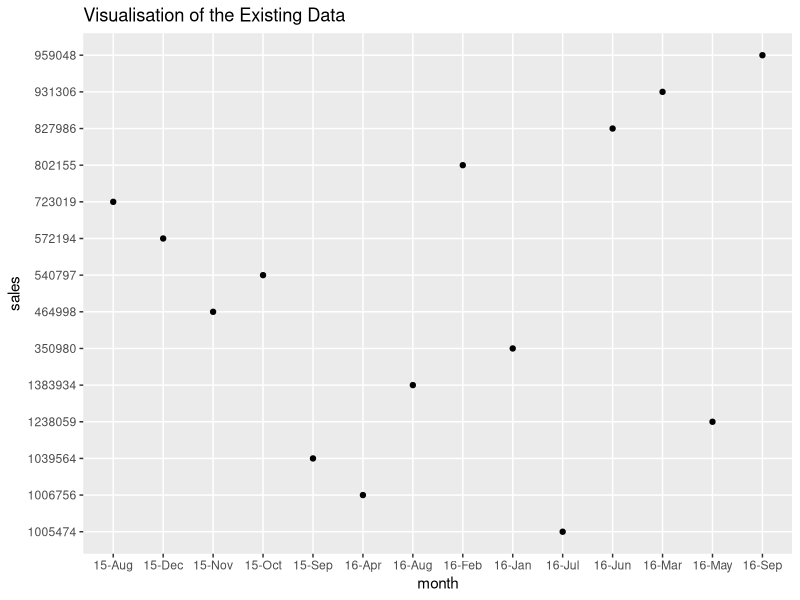
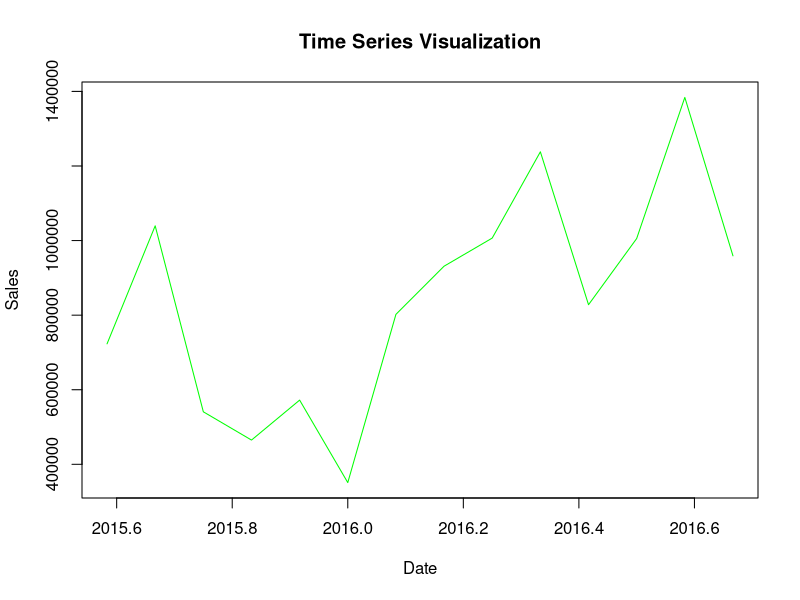
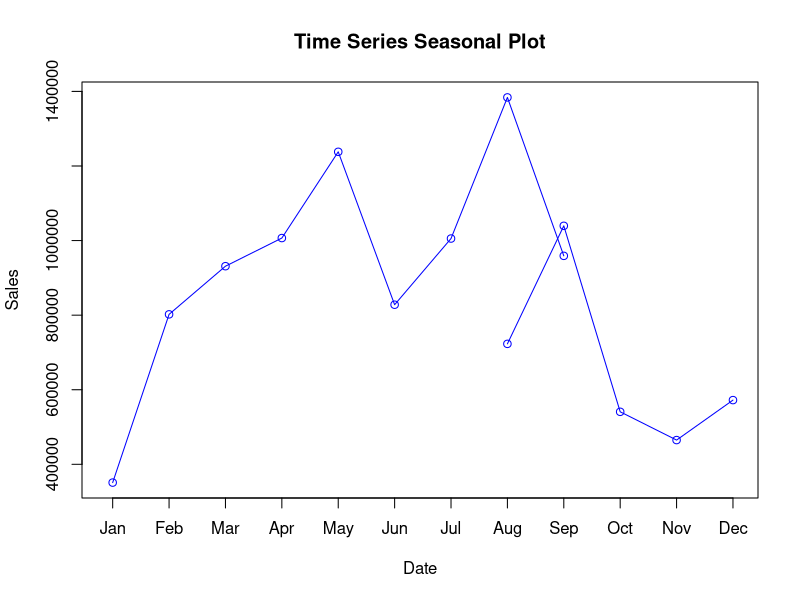
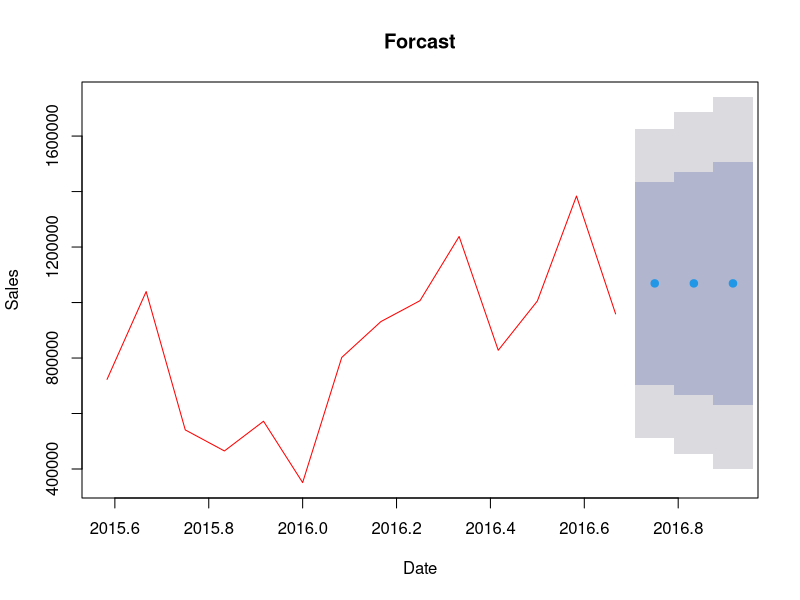

Reproduce these figures in R, in order.
## ---- chunk 1
library(dplyr)
library(readr)
library(ggplot2)
#install.packages('forecast')
library(forecast)
month <- c('X1', 'Client', 'Subclient', '15-Aug', 'X2', '15-Sep', 'X3','15-Oct', 'X4','15-Nov', 'X5','15-Dec','X6','16-Jan', 'X7',
       '16-Feb','X8',
       '16-Mar','X9',
       '16-Apr','X10',
       '16-May','X11',
       '16-Jun','X12',
       '16-Jul','X13',
       '16-Aug','X14',
       '16-Sep')
raw <- read_csv("gross_sales_raw.csv", col_names = month)
## ---- chunk 2
raw <- raw[-1, ]
raw[1:3,1:7]
## ---- chunk 3
c <- c(2,3,seq(from = 4, to = 30, by=2))
raw <- select(raw, c)
raw <- type_convert(raw, c(col_character(), col_character(), rep(col_double(), 14)))
raw[1:3, 1:6]
## ---- chunk 4
colnames(raw)[which(names(raw) == "X2")] <- "Client"
colnames(raw)[which(names(raw) == "X3")] <- "SubClient"
dim(raw)
row.names(raw) <- seq(1, nrow(raw), 1)
raw[1:3, 1:6]
## ---- chunk 5
#Select appropriate rows
q1 <- select(raw, 1, 2, 8:16)
#The rows that display NA for Client are the ones that contain input of subclients. Therefore, we can creat a dataframe of the actual clients by only picking the rows without NA.
clients <- row.names(q1)[which(is.na(q1$Client)==FALSE)]
clients <- as.integer(clients)
q1 <- q1[clients, ]
#Now q1 is our working dataset but we still have lines containing the name of a big client that are followed by the breakdown and the total. We have no need for those lines as they contain no data. We can use Total line instead, as in the picture above. 
cs <- row.names(q1)[which(is.na(q1$`16-Jan`)==FALSE)]
cs <- as.integer(cs)
q1 <- q1[cs, ]
#Now we have no need for row 2.
q1 <- select(q1, -2)
q1[1:3, 1:6]
## ---- chunk 6
q1$Total <- rowSums(q1[ ,2:10])
c <- c(1, 11)
q1 <- select(q1, 1, 11)
q1 %>%
  arrange(desc(Total)) %>%
  slice(1:10)

## ---- chunk 7
q2 <- select(raw, 1, 2, 16)
clients <- row.names(q2)[which(is.na(q2$Client)==FALSE)]
clients <- as.integer(clients)
q2 <- q2[clients, ]
cs <- row.names(q2)[which(is.na(q2$`16-Sep`)==FALSE)]
cs <- as.integer(cs)
q2 <- q2[cs, ]
q2 <- select(q2, -2)
## ---- chunk 8
head(q2)
q2 %>%
  arrange(desc(`16-Sep`)) %>%
  slice(1)
## ---- chunk 9
q3 <- select(raw, 1, 2, 15, 16)
clients <- row.names(q3)[which(is.na(q3$Client)==FALSE)]
clients <- as.integer(clients)
q3 <- q3[clients, ]
cs <- row.names(q3)[which(is.na(q3$`16-Sep`)==FALSE)]
cs <- as.integer(cs)
q3 <- q3[cs, ]
q3 <- select(q3, -2)
q3
## ---- chunk 10
q3$Increase <- q3$`16-Sep` - q3$`16-Aug`
q3 %>%
  arrange(desc(Increase)) %>%
  slice(1)
## ---- chunk 11
q4 <- select(raw, 1, 2, 9, 10)
clients <- row.names(q4)[which(is.na(q4$Client)==FALSE)]
clients <- as.integer(clients)
q4 <- q4[clients, ]
cs <- row.names(q4)[which(is.na(q4$`16-Mar`)==FALSE)]
cs <- as.integer(cs)
q4 <- q4[cs, ]
q4$`16-Feb`[q4$`16-Feb`== 0] <- 1 
q4 <- mutate(q4, Mar = `16-Mar` + 1) 
q4 <- select(q4, -2, -4)
head(q4)
## ---- chunk 12
q4$PercInc <- round((q4$Mar-q4$`16-Feb`)/q4$`16-Feb`, 2)*100
q4 %>%
  arrange(desc(PercInc)) %>%
  slice(1)
## ---- chunk 13
#Let's first get the correct dataset of this question.
q5 <- raw
colnames(q5) <- c('Client', 'Subclient', '15-Aug', '15-Sep', '15-Oct', '15-Nov', '15-Dec','16-Jan',
       '16-Feb',
       '16-Mar',
       '16-Apr',
       '16-May',
       '16-Jun',
       '16-Jul',
       '16-Aug',
       '16-Sep')
#Getting rid of subclients and getting rid of the non-informative lines.
#Just like we did before.
clients <- row.names(raw)[which(is.na(q5$Client)==FALSE)]
clients <- as.integer(clients)
q5 <- q5[clients, ]
cs <- row.names(raw)[which(is.na(q5$`16-Jan`)==FALSE)]
cs <- as.integer(cs)
q5 <- q5[cs, ]
q5 <- select(q5, -2)
#Now this is our working dataset. 
q5[1:3, 1:6]
## ---- chunk 14
#getting sums into a separate vector.
x <- c(0, sum(q5$`15-Aug`[1:157]),
       sum(q5$`15-Sep`[1:157]),
       sum(q5$`15-Oct`[1:157]),
       sum(q5$`15-Nov`[1:157]),
       sum(q5$`15-Dec`[1:157]),
       sum(q5$`16-Jan`[1:157]),
       sum(q5$`16-Feb`[1:157]),
       sum(q5$`16-Mar`[1:157]),
       sum(q5$`16-Apr`[1:157]),
       sum(q5$`16-May`[1:157]),
       sum(q5$`16-Jun`[1:157]),
       sum(q5$`16-Jul`[1:157]),
       sum(q5$`16-Aug`[1:157]),
       sum(q5$`16-Sep`[1:157]))
q5 <- rbind(q5, x)
tail(q5)
#binding it to the end of our dataset
q5 <- slice(q5, 158)
q5 <- select(q5, 2:10)
q5
#keeping only months and the total sales data.
month <- c('15-Aug', '15-Sep', '15-Oct', '15-Nov', '15-Dec','16-Jan',
       '16-Feb',
       '16-Mar',
       '16-Apr',
       '16-May',
       '16-Jun',
       '16-Jul',
       '16-Aug',
       '16-Sep')
#sales data would come with attached months names, so I had to get those into a separate vector. 
sales <- c(723019.0, 1039564.5 , 540797.2, 464998.5, 572194.9,  350980.9,  802155.0,  931306.3, 1006756.5, 1238059.4,  827986.9, 1005474.3, 1383934.1,  959048.3)
sales <- as.integer(sales)
#Now we put the two vectors together into the dataset on which we can easily base our forcasts.
data <- as.data.frame(cbind(month, sales))
data
## ---- chunk 15
ggplot(data, aes(x = month, y = sales)) + 
  geom_point() +
  ggtitle("Visualisation of the Existing Data")
## ---- chunk 16
ts <- ts(sales, start=c(2015, 8), end = c(2016, 9), frequency = 12)
ts
## ---- chunk 17
plot(ts, ylab="Sales", xlab="Date", main="Time Series Visualization", col='green')
## ---- chunk 18
seasonplot(ts, ylab="Sales", xlab="Date", main="Time Series Seasonal Plot", col='blue')
## ---- chunk 19
#Creating object of the class 'forcast'. 
forcast <- forecast(ts, 3)
forcast
## ---- chunk 20
plot(forcast, main='Forcast', ylab='Sales', xlab='Date', col='red')
## ---- chunk 21
accuracy <- accuracy(forcast)
accuracy
